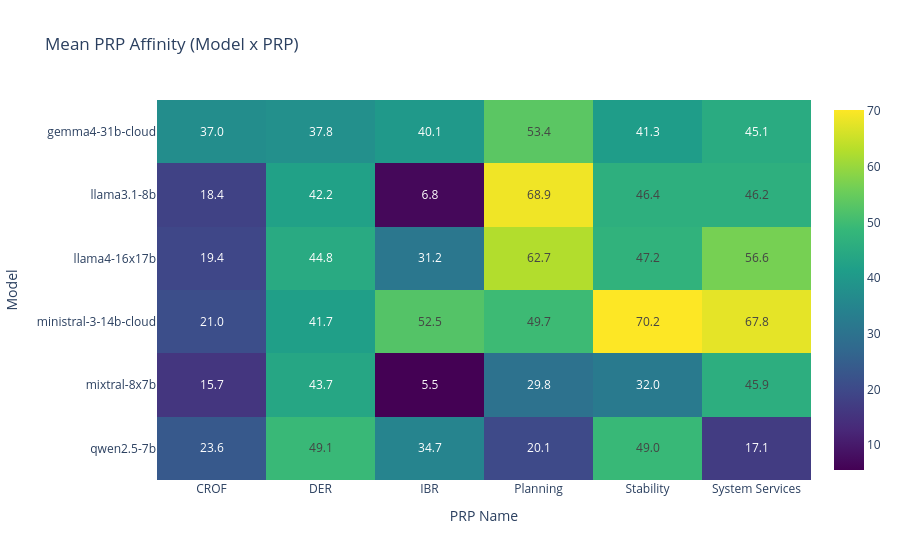

The code cell stored with this chart in its notebook:
### Code cell
prp_heat = prp_summary.pivot(index='Model_Slug', columns='PRP_Name', values='mean_affinity').sort_index()
fig = px.imshow(
    prp_heat,
    text_auto='.1f',
    color_continuous_scale='Viridis',
    title='Mean PRP Affinity (Model x PRP)',
    aspect='auto'
 )
fig.update_layout(xaxis_title='PRP Name', yaxis_title='Model')
fig.show()

### Figure 1 — Plotly figure (JSON) as saved in the notebook; plotly's stock layout.template omitted (floating-point values rounded to 4 significant figures)
{"data": [{"coloraxis": "coloraxis", "hovertemplate": "PRP_Name: %{x}<br>Model_Slug: %{y}<br>color: %{z}<extra></extra>", "name": "0", "texttemplate": "%{z:.1f}", "type": "heatmap", "x": ["CROF", "DER", "IBR", "Planning", "Stability", "System Services"], "xaxis": "x", "y": ["gemma4-31b-cloud", "llama3.1-8b", "llama4-16x17b", "ministral-3-14b-cloud", "mixtral-8x7b", "qwen2.5-7b"], "yaxis": "y", "z": [[37.0, 37.76, 40.14, 53.4, 41.28, 45.1], [18.4, 42.2, 6.8, 68.9, 46.4, 46.2], [19.4, 44.8, 31.2, 62.7, 47.2, 56.6], [21.0, 41.7, 52.5, 49.7, 70.2, 67.8], [15.71, 43.67, 5.51, 29.8, 32.04, 45.92], [23.6, 49.1, 34.7, 20.06, 49.0, 17.1]]}], "layout": {"coloraxis": {"colorscale": [[0, "#440154"], [0.1111, "#482878"], [0.2222, "#3e4989"], [0.3333, "#31688e"], [0.4444, "#26828e"], [0.5556, "#1f9e89"], [0.6667, "#35b779"], [0.7778, "#6ece58"], [0.8889, "#b5de2b"], [1, "#fde725"]]}, "title": {"text": "Mean PRP Affinity (Model x PRP)"}, "xaxis": {"anchor": "y", "domain": [0, 1], "title": {"text": "PRP Name"}}, "yaxis": {"anchor": "x", "autorange": "reversed", "domain": [0, 1], "title": {"text": "Model"}}}}
